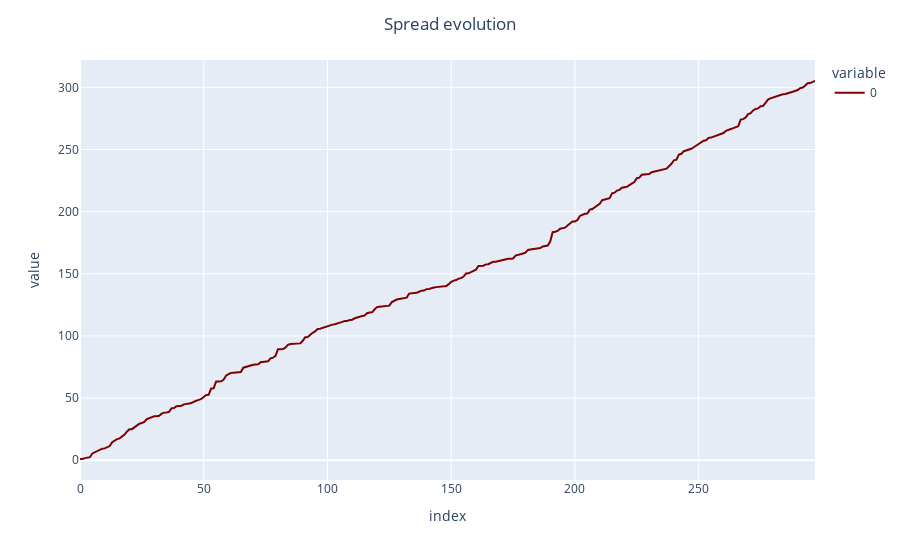

Write notebook code for a chart like this one.
### Code cell
fig = px.line(spread_simulation[1])
fig.update_traces(line_color = "maroon")
fig.update_layout(title_text = "Spread evolution", title_x = 0.5)
fig.show()

### Figure 1 — Plotly figure (JSON) as saved in the notebook; plotly's stock layout.template omitted (floating-point values rounded to 4 significant figures; data arrays with more than 128 entries replaced by an {"elided": "..."} marker saying what was removed)
{"data": [{"hovertemplate": "variable=0<br>index=%{x}<br>value=%{y}<extra></extra>", "legendgroup": "0", "line": {"color": "maroon", "dash": "solid"}, "marker": {"symbol": "circle"}, "mode": "lines", "name": "0", "orientation": "v", "showlegend": true, "type": "scatter", "x": {"elided": "298 int values"}, "xaxis": "x", "y": {"elided": "298 float values"}, "yaxis": "y"}], "layout": {"legend": {"title": {"text": "variable"}, "tracegroupgap": 0}, "margin": {"t": 60}, "title": {"text": "Spread evolution", "x": 0.5}, "xaxis": {"anchor": "y", "domain": [0, 1], "title": {"text": "index"}}, "yaxis": {"anchor": "x", "domain": [0, 1], "title": {"text": "value"}}}}
